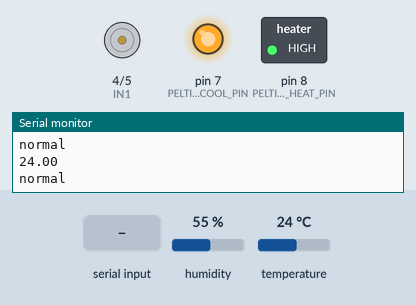
Simulated run of this sketch. Board: Arduino Uno, built with avr-gcc and run on an emulated ATmega328P. Parts: motor-driver pin pairs drawn as motors (green arrow = first pin HIGH = forward, orange = second pin HIGH = backward, longer = more drive, scaled by the enable pin), switched loads named in the sketch (green lamp = pin HIGH), output pins drawn as LEDs (lit = HIGH), the last lines printed to the serial monitor. The inputs (shaded band) are chosen by the test bench; at power-on: temperature 24 °C, humidity 55 %.

Above: at 1.2 s.
1.3 s: temperature set to 16 °C
3.2 s: temperature set to 13 °C
At 4.3 s:
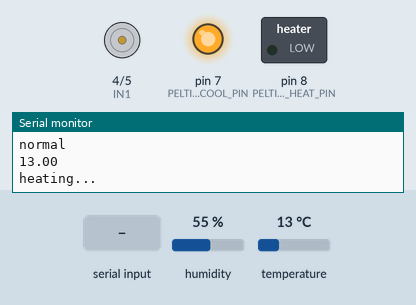
5.5 s: "1" received over Serial
At 6.18 s:
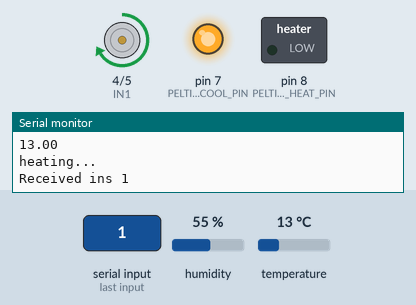
7.7 s: temperature set to 33 °C
At 9.3 s:
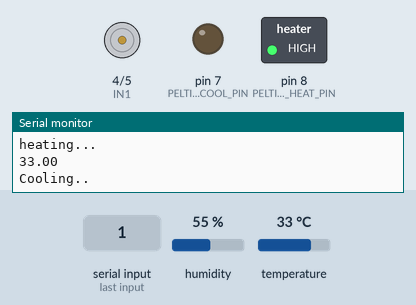
9.8 s: "1" received over Serial
At 10.43 s:
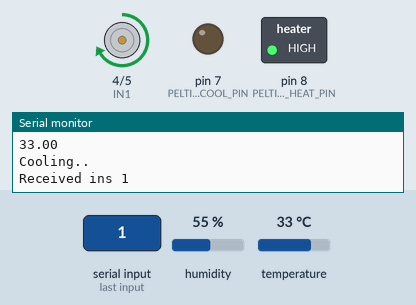
12.0 s: temperature set to 29 °C
At 13.1 s:
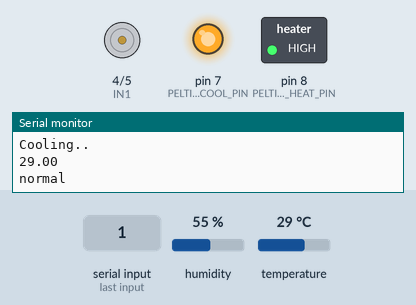
Timing chart, 0 to 15.0 s (numbered marks = the images above; inputs shaded):
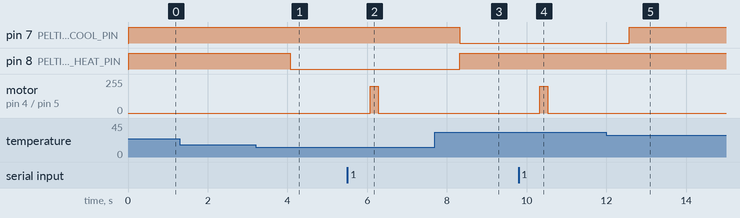

The sketch:

vaccineBOX.ino
```cpp
#include <DHT.h>

#define DHTPIN 6
#define DHTTYPE DHT11

DHT dht(DHTPIN, DHTTYPE);
#define IN1 4
#define IN2 5
#define ENA 3

#define PELTIER_COOL_PIN 7
#define PELTIER_HEAT_PIN 8

String ins = "";

void setup() {
  Serial.begin(9600);

  pinMode(IN1, OUTPUT);
  pinMode(IN2, OUTPUT);
  pinMode(ENA, OUTPUT);
  stopMotor();

  pinMode(PELTIER_COOL_PIN, OUTPUT);
  pinMode(PELTIER_HEAT_PIN, OUTPUT);
  digitalWrite(PELTIER_COOL_PIN, LOW);
  digitalWrite(PELTIER_HEAT_PIN, LOW);

  dht.begin();


}

void loop() {
  if (Serial.available()) {
    char input = Serial.read();
    ins = String(input);
    Serial.println("Received ins "+ins);
    if (ins == "1") {
      rotateClockwise(200);
      delay(200);
      stopMotor();
    }
  }
  float temperature = dht.readTemperature();

  if (isnan(temperature)) {

  } else {
    Serial.println(temperature);

    if (temperature > 30) {
      digitalWrite(PELTIER_COOL_PIN, LOW);
        digitalWrite(PELTIER_HEAT_PIN, HIGH);
        Serial.println("Cooling..");

    } else if (temperature < 15) {

      digitalWrite(PELTIER_HEAT_PIN, LOW);
      digitalWrite(PELTIER_COOL_PIN, HIGH);
      Serial.println("heating...");

    }
    else{
  digitalWrite(PELTIER_HEAT_PIN, HIGH);
      digitalWrite(PELTIER_COOL_PIN, HIGH);
      Serial.println("normal");

    }
  }

  delay(1000);
  ins="";
}

void rotateClockwise(int speed) {
  digitalWrite(IN1, HIGH);
  digitalWrite(IN2, LOW);
  analogWrite(ENA, speed);
}

void stopMotor() {
  digitalWrite(IN1, LOW);
  digitalWrite(IN2, LOW);
  analogWrite(ENA, 0);
}
```

Measured:
- the behaviour switches between 15 and 14 °C on temperature (found by bisection; images 0 and 1)
- the behaviour switches between 31 and 30 °C on temperature (found by bisection; images 4 and 5)
- after the input at 3.2 s, pin 8 (PELTIER_HEAT_PIN): HIGH → LOW after 0.87 s
- after the input at 5.5 s, motor on pin 4 (IN1) / pin 5 (IN2): stopped → forward 200/255 after 0.57 s, → stopped 0.20 s later
- after the input at 7.7 s, pin 7 (PELTIER_COOL_PIN): HIGH → LOW after 0.62 s; pin 8 (PELTIER_HEAT_PIN): LOW → HIGH after 0.62 s
- after the input at 9.8 s, motor on pin 4 (IN1) / pin 5 (IN2): stopped → forward 200/255 after 0.52 s, → stopped 0.20 s later
- after the input at 12.0 s, pin 7 (PELTIER_COOL_PIN): LOW → HIGH after 0.57 s
